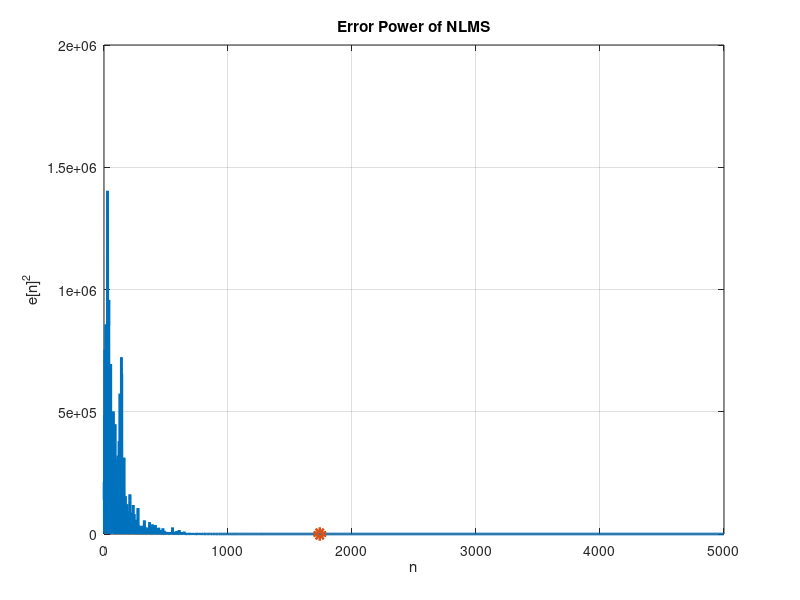
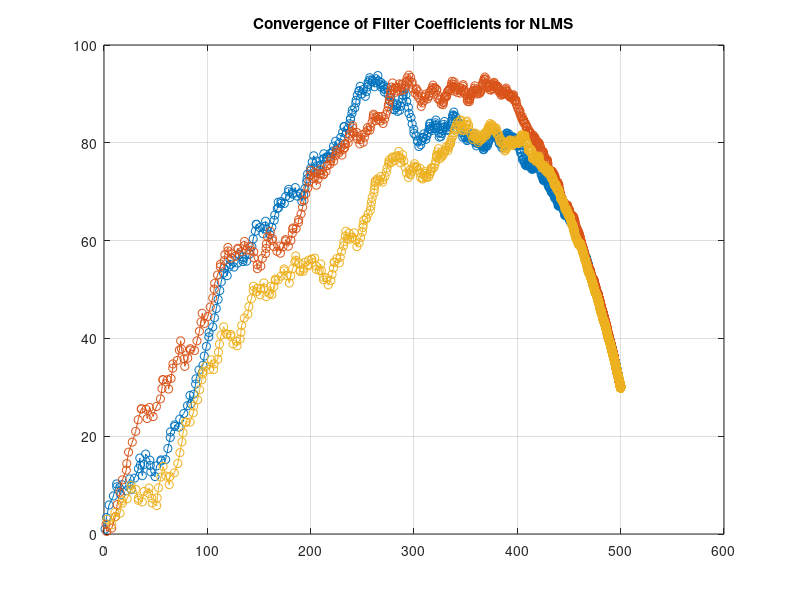
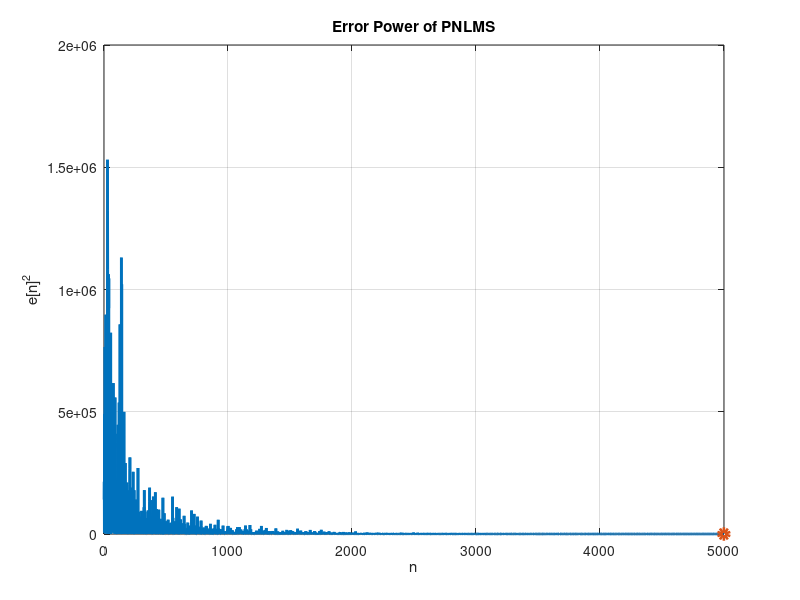
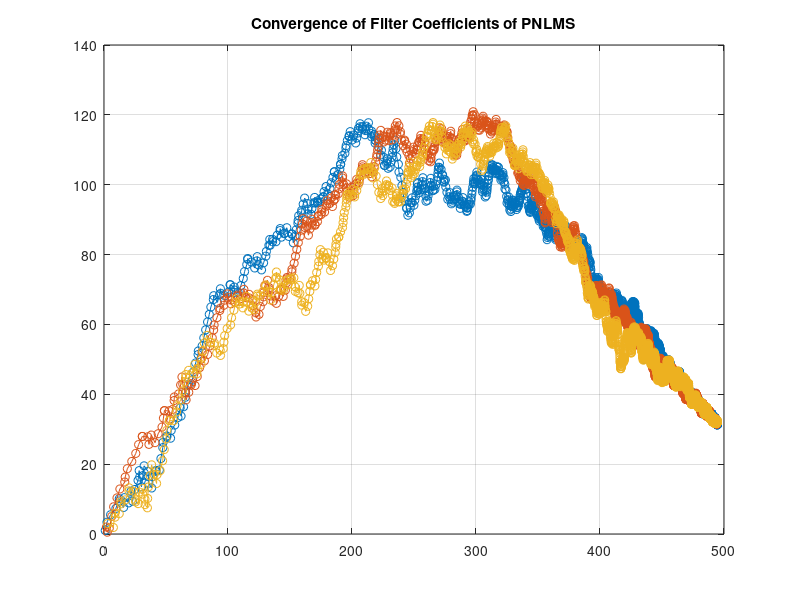

These figures' MATLAB source, in order:
%%%%%%%%%%%%%%%%%%%%%%%%%%%%%%%%%%%%%%%%%%%%%%%%%%%%%%%%%%%%%%%%%%%%%%%%%%
clear all
close all
clc
%%%%%%%%%%%%%%%%%%%%%%%%%%%%%%%%%%%%%%%%%%%%%%%%%%%%%%%%%%%%%%%%%%%%%%%%%%%
%Parameter Initialization
nMCT = 3;                         %Number of Monte-Carlo Trials
M = 2;                            %adaptive filter length
N = 5000;                         %number of samples
sigma_V_s = 1;                    %standard deviation of V_s[n]
sigma_V_i = 0.001;                  %standard deviation of V_i[n]
sigma_V_e = 0;                  %standard deviation of V_e[n]
H_d = [500 30];                      % H_d
a_s = 0.6;                          %filter coefficient of H_s
 
%% Step Sizes
mu_NLMS = 0.01;                     %step size of NLMS
mu_PNLMS = 0.01;                     %step size of PNLMS
mu_IPNLMS = 0.01;                     %step size of IPNLMS
mu_GCIPNLMS = 0.01;                     %step size of GCIPNLMS
 
%% NLMS Parameters
Epsilon_NLMS = 0.01;        %Epsilon parameter for NLMS algorithm
 
%% PNLMS Parameters
Epsilon_PNLMS = 0.01;
g_PNLMS = zeros(1,M);
g_bar_PNLMS = 1; 
sigma_PNLMS = 0.01;
ro_PNLMS = 0.01;
 
%% IPNLMS Parameters
K_IPNLMS = eye(M);
g_IPNLMS = zeros(1,M);
g_bar_IPNLMS = 1; 
sigma_IPNLMS = 0.01;
ro_IPNLMS = 0.01;
alpha_IPNLMS = -0.5; %between -1 and 1
% Epsilon_IPNLMS = 0.01;
Epsilon_IPNLMS = ((1-alpha_IPNLMS)/(2*M))*Epsilon_NLMS;
eps_IPNLMS = 0.0001;
 
%% GCIPNLMS Parameters
Q_GCIPNLMS = eye(M);
g_GCIPNLMS = zeros(1,M);
sigma_GCIPNLMS = 0.01;
alpha_GCIPNLMS = -0.5; %between -1 and 1
beta_GCIPNLMS = 0.9999; %taken from paper
Epsilon_GCIPNLMS = 0.01;
 
%% All filter coefficients for plotting
 
AllFilterCoefficients_NLMS = zeros(nMCT, N-M, M);      %Holds all filter coefficients of NLMS for plotting
 
AllFilterCoefficients_PNLMS = zeros(nMCT, N-M, M);     %Holds all filter coefficients of PNLMS for plotting
AllFilterCoefficients_IPNLMS = zeros(nMCT, N-M, M);     %Holds all filter coefficients of IPNLMS for plotting
AllFilterCoefficients_GCIPNLMS = zeros(nMCT, N-M, M);     %Holds all filter coefficients of GCIPNLMS for plotting
%%    Monte Carlo Trials
 
for i = 1: nMCT 
    h_initial = i*ones(1,M);              %start with different initial conditions
    
    %% Initialize filter coefficients
    h_adapt_NLMS = zeros(N-M,M);     % adaptive filter coefficients for NLMS
    h_adapt_PNLMS = zeros(N-M,M);    % adaptive filter coefficients for PNLMS
    h_adapt_IPNLMS = zeros(N-M,M);    % adaptive filter coefficients for IPNLMS
    h_adapt_GCIPNLMS = zeros(N-M,M);    % adaptive filter coefficients for GCIPNLMS
     
    h_adapt_NLMS(1,:) = h_initial;
 
    %new algorithms for final
    h_adapt_PNLMS = h_initial;
    h_adapt_IPNLMS = h_initial;    
    h_adapt_GCIPNLMS = h_initial;
    %%
    V_s = sigma_V_s*randn(N,1);     %V_s[n]    
    s = filter(1,[1 -a_s], V_s);    %obtain s[n]
    x = s + sigma_V_i*randn(N,1);   %x[n]
    d = filter(H_d,1,s);            %d[n]
    
    %% Initialize Errors
    e_NLMS = zeros(1,N);            %e[n] of NLMS
    e_PNLMS = zeros(1,N);           %e[n] of PNLMS
    e_IPNLMS = zeros(1,N);          %e[n] of IPNLMS
    e_GCIPNLMS = zeros(1,N);        %e[n] of GCIPNLMS
    %% 
    AlgorithmInput = zeros(1,N);    %e[n] + V_e[n]
    V_e = sigma_V_e*randn(N,1);     %V_e[n]
 
    %% %%%%%%%%%%%%%%%%%%%%%%%%%%%%%%%%%%%%%%%%%%%%%%%%%%%%%%%%%%%%%%%%%%%%%%%
    %   NLMS Algorithm
    for n = 1:N-M
        y = h_adapt_NLMS(n,:)*x(n:n+M-1); % filter coefficients are reversed
        e_NLMS(n) = d(n+M-1) - y;
        AllFilterCoefficients_NLMS(i, n, :) = h_adapt_NLMS(n,:);
        AlgorithmInput(n) = V_e(n) + e_NLMS(n);
        h_adapt_NLMS(n+1,:) = h_adapt_NLMS(n,:) + (mu_NLMS /(Epsilon_NLMS + norm(x(n:n+M-1))^2))*AlgorithmInput(n)*x(n:n+M-1)';
    end
    h_adapt_final_NLMS = h_adapt_NLMS(end,:);
    h_adapt_final_NLMS = fliplr(h_adapt_final_NLMS);
 
        %% %%%%%%%%%%%%%%%%%%%%%%%%%%%%%%%%%%%%%%%%%%%%%%%%%%%%%%%%%%%%%%%%%%%%%%%
    %   PNLMS Algorithm
    for n = 1:N-M
        y = h_adapt_PNLMS(n,:)*x(n:n+M-1); % filter coefficients are reversed
        e_PNLMS(n) = d(n+M-1) - y;
        AllFilterCoefficients_PNLMS(i, n, :) = h_adapt_PNLMS(n,:);
        %Calculation of g and g_bar
        l_inf = max(abs(h_adapt_PNLMS(n,:)));
        l_prime_inf = max(sigma_PNLMS, l_inf);
        
        for gg = 1:M
            g_PNLMS(gg) = max(ro_PNLMS*l_prime_inf, abs(h_adapt_PNLMS(n,gg)));
        end
        
        g_bar_PNLMS = (1/M)*sum(g_PNLMS);
        AlgorithmInput(n) = V_e(n) + e_PNLMS(n);
        
        h_adapt_PNLMS(n+1,:) = h_adapt_PNLMS(n,:) + (flip(g_PNLMS)/g_bar_PNLMS).*((mu_PNLMS /(Epsilon_PNLMS + norm(x(n:n+M-1))^2))*AlgorithmInput(n)*x(n:n+M-1)');
    end
    h_adapt_final_PNLMS = h_adapt_PNLMS(end,:);
    h_adapt_final_PNLMS = fliplr(h_adapt_final_PNLMS);
    
%% %%%%%%%%%%%%%%%%%%%%%%%%%%%%%%%%%%%%%%%%%%%%%%%%%%%%%%%%%%%%%%%%%%%%%%%
    %   IPNLMS Algorithm
    for n = 1:N-M
        y = h_adapt_IPNLMS(n,:)*x(n:n+M-1); % filter coefficients are reversed
        e_IPNLMS(n) = d(n+M-1) - y;
        AllFilterCoefficients_IPNLMS(i, n, :) = h_adapt_IPNLMS(n,:);
        
        for gg = 1:M
            K_IPNLMS(gg,gg) = (1 - alpha_IPNLMS)/(2*M) + (1 + alpha_IPNLMS)*(abs(h_adapt_IPNLMS(n,gg))/(2 * sum(h_adapt_IPNLMS(n,:)) + eps_IPNLMS));
        end
        
        AlgorithmInput(n) = V_e(n) + e_IPNLMS(n);
        h_adapt_IPNLMS(n+1,:) = h_adapt_IPNLMS(n,:) + ((mu_IPNLMS /(Epsilon_IPNLMS + x(n:n+M-1)'*K_IPNLMS*x(n:n+M-1)))*AlgorithmInput(n)*x(n:n+M-1)'*K_IPNLMS);
    end
    h_adapt_final_IPNLMS = h_adapt_IPNLMS(end,:);
    h_adapt_final_IPNLMS = fliplr(h_adapt_final_IPNLMS);
    
%% %%%%%%%%%%%%%%%%%%%%%%%%%%%%%%%%%%%%%%%%%%%%%%%%%%%%%%%%%%%%%%%%%%%%%%%
    %   GCIPNLMS Algorithm
    for n = 1:N-M
        y = h_adapt_GCIPNLMS(n,:)*x(n:n+M-1); % filter coefficients are reversed
        e_GCIPNLMS(n) = d(n+M-1) - y;
        AllFilterCoefficients_GCIPNLMS(i, n, :) = h_adapt_GCIPNLMS(n,:);
        
        g_GCIPNLMS = beta_GCIPNLMS*g_GCIPNLMS - (1 - beta_GCIPNLMS)*(x(n:n+M-1)')*inv(x(n:n+M-1)'*x(n:n+M-1))*e_GCIPNLMS(n);
            
        for gg = 1:M
            Q_GCIPNLMS(gg,gg) = (1 - alpha_GCIPNLMS)/(2*M) + (1 + alpha_GCIPNLMS)*(abs(g_GCIPNLMS(gg))/(2 * sum(g_GCIPNLMS) + Epsilon_GCIPNLMS));
        end
        
        AlgorithmInput(n) = V_e(n) + e_GCIPNLMS(n);
        h_adapt_GCIPNLMS(n+1,:) = h_adapt_GCIPNLMS(n,:) + ((mu_GCIPNLMS /(Epsilon_GCIPNLMS + x(n:n+M-1)'*Q_GCIPNLMS*x(n:n+M-1)))*AlgorithmInput(n)*x(n:n+M-1)'*Q_GCIPNLMS);
    end
    h_adapt_final_GCIPNLMS = h_adapt_GCIPNLMS(end,:);
    h_adapt_final_GCIPNLMS = fliplr(h_adapt_final_GCIPNLMS);
  
end
 
%% NLMS ERROR CALCULATION
figure
plot(1:N,abs(e_NLMS).^2,'LineWidth',2)
title('Error Power of NLMS')
xlabel('n')
ylabel('e[n]^2')
grid on
hold on
 
%%Convergence Time Calculation
ConvergenceIndex_NLMS = 0;
ConvergenceBound_NLMS = 10;
for i = numel(e_NLMS):-1:2
    if(abs(e_NLMS(i))^2 > ConvergenceBound_NLMS)
         plot(i+1,abs(e_NLMS(i+1)).^2,'o','LineWidth',4);
         ConvergenceIndex_NLMS = i+1;
         break  
    end
end
%Print convergence index
hold off;
disp(['ConvergenceIndex of NLMS = ',num2str(ConvergenceIndex_NLMS)]);
 
%Convergence Time Indication
figure
for i = 1:nMCT
    plot(AllFilterCoefficients_NLMS(i,:,2),AllFilterCoefficients_NLMS(i,:,1),'-o')
    hold on   
end
title('Convergence of Filter Coefficients for NLMS')
grid on
hold off;
 
%Print other results
% fprintf('Optimal Coefficients of NLMS = %3s\n',h_adapt_final_NLMS);
SteadyStateError_NLMS = mean(e_NLMS(numel(e_NLMS)-20:end));
disp(['Steady State Error of NLMS = ',num2str(SteadyStateError_NLMS)]);
MinimumError_NLMS = min(e_NLMS);
disp(['Min Error of NLMS = ',num2str(MinimumError_NLMS)]);
Error_xs_NLMS = (SteadyStateError_NLMS - MinimumError_NLMS);
disp(['Error_xs = ',num2str(Error_xs_NLMS)]);
Misadjustment_NLMS = Error_xs_NLMS/MinimumError_NLMS;
disp(['Misadjustment of NLMS = ',num2str(Misadjustment_NLMS)]);
 
 
%% PNLMS ERROR CALCULATION
figure
plot(1:N,abs(e_PNLMS).^2,'LineWidth',2)
title('Error Power of PNLMS')
xlabel('n')
ylabel('e[n]^2')
grid on
hold on
 
%%Convergence Time Calculation
ConvergenceIndex_PNLMS = 0;
ConvergenceBound_PNLMS = 10;
for i = numel(e_PNLMS):-1:2
    if(abs(e_PNLMS(i))^2 > ConvergenceBound_PNLMS)
         plot(i+1,abs(e_PNLMS(i+1)).^2,'o','LineWidth',4);
         ConvergenceIndex_PNLMS = i+1;
         break  
    end
end
%Print convergence index
hold off;
disp(['ConvergenceIndex of PNLMS = ',num2str(ConvergenceIndex_PNLMS)]);
 
%Convergence Time Indication
figure
for i = 1:nMCT
    plot(AllFilterCoefficients_PNLMS(i,:,2),AllFilterCoefficients_PNLMS(i,:,1),'-o')
    hold on    
end
title('Convergence of Filter Coefficients of PNLMS')
grid on
hold off;
 
%Print other results
% fprintf('Optimal Coefficients of SignedLMS = %3s\n',h_adapt_final_SignedLMS);
SteadyStateError_PNLMS = mean(e_PNLMS(numel(e_PNLMS)-20:end));
disp(['Steady State Error of PNLMS = ',num2str(SteadyStateError_PNLMS)]);
MinimumError_PNLMS = min(e_PNLMS);
disp(['Min Error of PNLMS = ',num2str(MinimumError_PNLMS)]);
Error_xs_PNLMS = (SteadyStateError_PNLMS - MinimumError_PNLMS);
disp(['Error_xs = ',num2str(Error_xs_PNLMS)]);
Misadjustment_PNLMS = Error_xs_PNLMS/MinimumError_PNLMS;
disp(['Misadjustment of PNLMS = ',num2str(Misadjustment_PNLMS)]);
 
%% IPNLMS ERROR CALCULATION
figure
plot(1:N,abs(e_IPNLMS).^2,'LineWidth',2)
title('Error Power of IPNLMS')
xlabel('n')
ylabel('e[n]^2')
grid on
hold on
 
%%Convergence Time Calculation
ConvergenceIndex_IPNLMS = 0;
ConvergenceBound_IPNLMS = 10;
for i = numel(e_IPNLMS):-1:2
    if(abs(e_IPNLMS(i))^2 > ConvergenceBound_IPNLMS)
         plot(i+1,abs(e_IPNLMS(i+1)).^2,'o','LineWidth',4);
         ConvergenceIndex_IPNLMS = i+1;
         break  
    end
end
%Print convergence index
hold off;
disp(['ConvergenceIndex of IPNLMS = ',num2str(ConvergenceIndex_IPNLMS)]);
 
%Convergence Time Indication
figure
for i = 1:nMCT
    plot(AllFilterCoefficients_IPNLMS(i,:,2),AllFilterCoefficients_IPNLMS(i,:,1),'-o')
    hold on    
end
title('Convergence of Filter Coefficients of IPNLMS')
grid on
hold off;
 
%Print other results
% fprintf('Optimal Coefficients of SignedLMS = %3s\n',h_adapt_final_SignedLMS);
SteadyStateError_IPNLMS = mean(e_IPNLMS(numel(e_IPNLMS)-20:end));
disp(['Steady State Error of IPNLMS = ',num2str(SteadyStateError_IPNLMS)]);
MinimumError_IPNLMS = min(e_IPNLMS);
disp(['Min Error of IPNLMS = ',num2str(MinimumError_IPNLMS)]);
Error_xs_IPNLMS = (SteadyStateError_IPNLMS - MinimumError_IPNLMS);
disp(['Error_xs = ',num2str(Error_xs_IPNLMS)]);
Misadjustment_IPNLMS = Error_xs_IPNLMS/MinimumError_IPNLMS;
disp(['Misadjustment of IPNLMS = ',num2str(Misadjustment_IPNLMS)]);
 
%% GCIPNLMS ERROR CALCULATION
figure
plot(1:N,abs(e_GCIPNLMS).^2,'LineWidth',2)
title('Error Power of GCIPNLMS')
xlabel('n')
ylabel('e[n]^2')
grid on
hold on
 
%%Convergence Time Calculation
ConvergenceIndex_GCIPNLMS = 0;
ConvergenceBound_GCIPNLMS = 10;
for i = numel(e_GCIPNLMS):-1:2
    if(abs(e_GCIPNLMS(i))^2 > ConvergenceBound_GCIPNLMS)
         plot(i+1,abs(e_GCIPNLMS(i+1)).^2,'o','LineWidth',4);
         ConvergenceIndex_GCIPNLMS = i+1;
         break  
    end
end
%Print convergence index
hold off;
disp(['ConvergenceIndex of GCIPNLMS = ',num2str(ConvergenceIndex_GCIPNLMS)]);
 
%Convergence Time Indication
figure
for i = 1:nMCT
    plot(AllFilterCoefficients_GCIPNLMS(i,:,2),AllFilterCoefficients_GCIPNLMS(i,:,1),'-o')
    hold on    
end
title('Convergence of Filter Coefficients of GCIPNLMS')
grid on
hold off;
 
%Print other results
% fprintf('Optimal Coefficients of SignedLMS = %3s\n',h_adapt_final_SignedLMS);
SteadyStateError_GCIPNLMS = mean(e_GCIPNLMS(numel(e_GCIPNLMS)-20:end));
disp(['Steady State Error of GCIPNLMS = ',num2str(SteadyStateError_GCIPNLMS)]);
MinimumError_GCIPNLMS = min(e_GCIPNLMS);
disp(['Min Error of GCIPNLMS = ',num2str(MinimumError_GCIPNLMS)]);
Error_xs_GCIPNLMS = (SteadyStateError_GCIPNLMS - MinimumError_GCIPNLMS);
disp(['Error_xs = ',num2str(Error_xs_GCIPNLMS)]);
Misadjustment_GCIPNLMS = Error_xs_GCIPNLMS/MinimumError_GCIPNLMS;
disp(['Misadjustment of GCIPNLMS = ',num2str(Misadjustment_GCIPNLMS)]);
 
%% Final Plot to see convergence of all
 
nMCTforPlot = 1;
figure
plot(AllFilterCoefficients_NLMS(nMCTforPlot,:,2),AllFilterCoefficients_NLMS(nMCTforPlot,:,1),'-o')
hold on
plot(AllFilterCoefficients_PNLMS(nMCTforPlot,:,2),AllFilterCoefficients_PNLMS(nMCTforPlot,:,1),'-o')
plot(AllFilterCoefficients_IPNLMS(nMCTforPlot,:,2),AllFilterCoefficients_IPNLMS(nMCTforPlot,:,1),'-o')
plot(AllFilterCoefficients_GCIPNLMS(nMCTforPlot,:,2),AllFilterCoefficients_GCIPNLMS(nMCTforPlot,:,1),'-o')
title('Convergence of All Algorithms')
grid on
hold off;
legend('NLMS','PNLMS','IPNLMS','GCIPNLMS','Location','northeast','Orientation','vertical')
 
 
%%
figure
plot(1:N,abs(e_NLMS).^2,'LineWidth',2)
hold on
plot(1:N,abs(e_PNLMS).^2,'LineWidth',2)
plot(1:N,abs(e_IPNLMS).^2,'LineWidth',2)
plot(1:N,abs(e_GCIPNLMS).^2,'LineWidth',2)
 
title('Errors of All Algorithms')
grid on
hold off;
xlabel('n')
ylabel('e[n]^2')
legend('NLMS','PNLMS','IPNLMS','GCIPNLMS','Location','northwest','Orientation','vertical')
 
 


